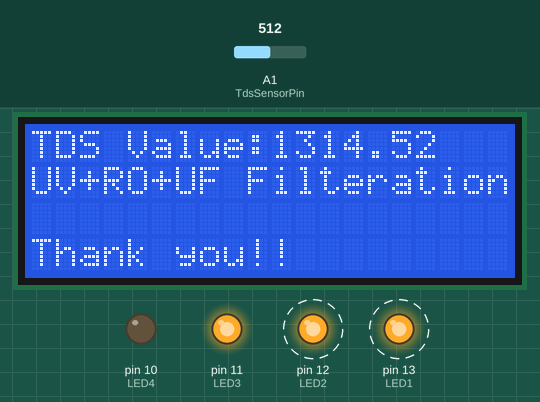
Simulated run of this sketch. Board: Arduino Uno, built with avr-gcc and run on an emulated ATmega328P. Shown: 20×4 character LCD, output pins drawn as LEDs (lit = HIGH). Dashed ring = blinking. Inputs (shaded band) come from the test bench; at power-on: A1 (TdsSensorPin) = 512. What the sketch prints to the serial monitor is not drawn.

Above: at 1.5 s.
1.6 s: A1 (TdsSensorPin) set to 306
At 3.2 s:
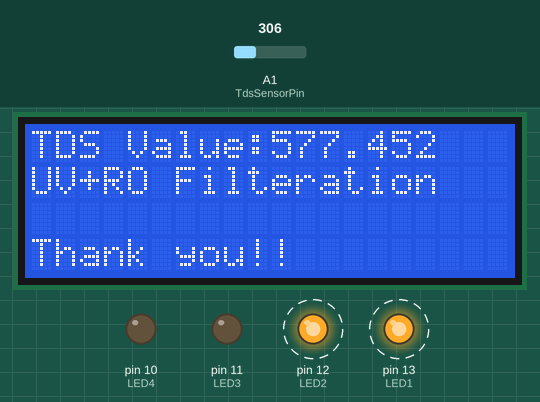
4.0 s: A1 (TdsSensorPin) set to 122
At 6.1 s:
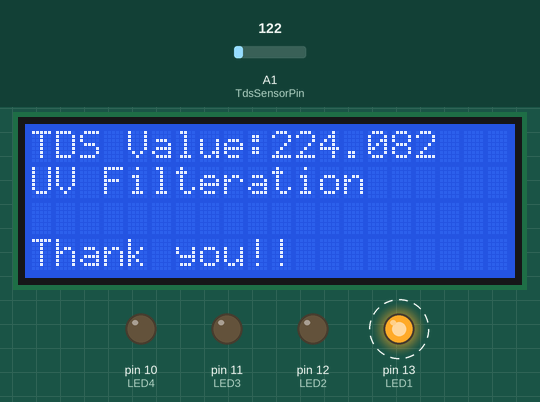
6.4 s: A1 (TdsSensorPin) set to 30
At 8.0 s:
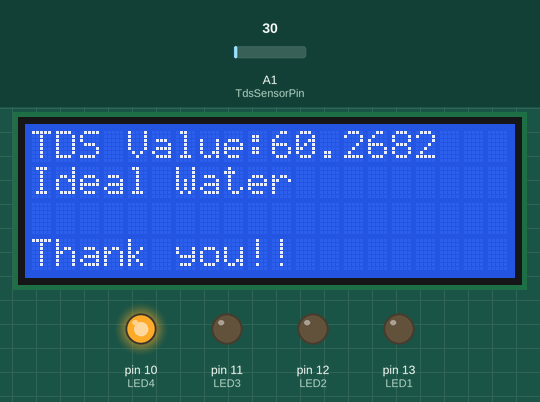
8.8 s: A1 (TdsSensorPin) set to 0
At 10.1 s:
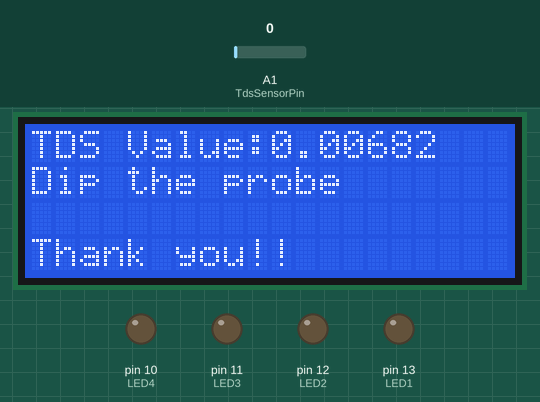
Timing chart, 0 to 11.8 s (numbered marks = the images above; inputs shaded):
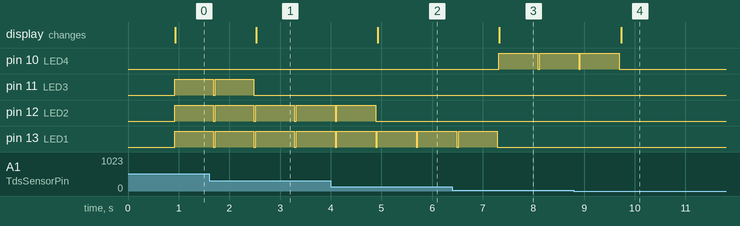

The sketch:

TDS.ino
```cpp
#include <LiquidCrystal_I2C.h> // Library for LCD
LiquidCrystal_I2C lcd(0x27, 20, 4); // I2C address 0x27, 16 column and 2 rows
#define TdsSensorPin A1
#define VREF 5.0      // analog reference voltage(Volt) of the ADC
#define SCOUNT  30           // sum of sample point
int analogBuffer[SCOUNT];    // store the analog value in the array, read from ADC
int analogBufferTemp[SCOUNT];
int analogBufferIndex = 0,copyIndex = 0;
float averageVoltage = 0,tdsValue = 0,temperature = 25;
#define LED1 13
#define LED2 12
#define LED3 11
#define LED4 10

void setup()
{
    Serial.begin(115200);
    pinMode(TdsSensorPin,INPUT);
    lcd.init(); // initialize the lcd
  lcd.backlight();
  pinMode(LED1, OUTPUT);
  pinMode(LED2, OUTPUT);
  pinMode(LED3, OUTPUT);
  pinMode(LED4, OUTPUT);
}

void loop()
{
   static unsigned long analogSampleTimepoint = millis();
   if(millis()-analogSampleTimepoint > 40U)     //every 40 milliseconds,read the analog value from the ADC
   {
     analogSampleTimepoint = millis();
     analogBuffer[analogBufferIndex] = analogRead(TdsSensorPin);    //read the analog value and store into the buffer
     analogBufferIndex++;
     if(analogBufferIndex == SCOUNT)
         analogBufferIndex = 0;
   }
   static unsigned long printTimepoint = millis();
   if(millis()-printTimepoint > 800U)
   {
      printTimepoint = millis();
      for(copyIndex=0;copyIndex<SCOUNT;copyIndex++)
        analogBufferTemp[copyIndex]= analogBuffer[copyIndex];
      averageVoltage = getMedianNum(analogBufferTemp,SCOUNT) * (float)VREF / 1024.0; // read the analog value more stable by the median filtering algorithm, and convert to voltage value
      float compensationCoefficient=1.0+0.02*(temperature-25.0);    //temperature compensation formula: fFinalResult(25^C) = fFinalResult(current)/(1.0+0.02*(fTP-25.0));
      float compensationVolatge=averageVoltage/compensationCoefficient;  //temperature compensation
      tdsValue=(133.42*compensationVolatge*compensationVolatge*compensationVolatge - 255.86*compensationVolatge*compensationVolatge + 857.39*compensationVolatge)*0.5; //convert voltage value to tds value
      //Serial.print("voltage:");
      //Serial.print(averageVoltage,2);
      //Serial.print("V   ");
      Serial.print("TDS Value:");
      Serial.print(tdsValue);
      Serial.println("ppm");


  lcd.setCursor(0, 0);
  lcd.print("TDS Value:");
  lcd.print(tdsValue);
  if(tdsValue < 10 && tdsValue >= 0){
    digitalWrite(LED1, LOW);
    digitalWrite(LED2, LOW);
    digitalWrite(LED3, LOW);
    digitalWrite(LED4, LOW);
    lcd.setCursor(0, 1);
    lcd.print("                    ");
    lcd.setCursor(0, 1);
    lcd.print("Dip the probe");
  }
  else if(tdsValue>10 && tdsValue<100){
    digitalWrite(LED1, LOW);
    digitalWrite(LED2, LOW);
    digitalWrite(LED3, LOW);
    digitalWrite(LED4, LOW);
    lcd.setCursor(0, 1);
    lcd.print("                    ");
    lcd.setCursor(0, 1);
    lcd.print("Ideal Water");
    digitalWrite(LED4, HIGH);
  }
  else if(tdsValue>100 && tdsValue<500){
    digitalWrite(LED1, LOW);
    digitalWrite(LED2, LOW);
    digitalWrite(LED3, LOW);
    digitalWrite(LED4, LOW);
    lcd.setCursor(0, 1);
    lcd.print("                    ");
    lcd.setCursor(0, 1);
    lcd.print("UV Filteration");
    digitalWrite(LED1, HIGH);
  }
  else if(tdsValue>500 && tdsValue<900){
    digitalWrite(LED1, LOW);
    digitalWrite(LED2, LOW);
    digitalWrite(LED3, LOW);
    digitalWrite(LED4, LOW);
    lcd.setCursor(0, 1);
    lcd.print("                    ");
    lcd.setCursor(0, 1);
    lcd.print("UV+RO Filteration");
    digitalWrite(LED1, HIGH);
    digitalWrite(LED2, HIGH);
  }
  else if(tdsValue>900){
    digitalWrite(LED1, LOW);
    digitalWrite(LED2, LOW);
    digitalWrite(LED3, LOW);
    digitalWrite(LED4, LOW);
    lcd.setCursor(0, 1);
    lcd.print("                    ");
    lcd.setCursor(0, 1);
    lcd.print("UV+RO+UF Filteration");
    digitalWrite(LED1, HIGH);
    digitalWrite(LED2, HIGH);
    digitalWrite(LED3, HIGH);
  }
  lcd.setCursor(0, 3);
  lcd.print("Thank you!!");
   }
}
int getMedianNum(int bArray[], int iFilterLen)
{
      int bTab[iFilterLen];
      for (byte i = 0; i<iFilterLen; i++)
      bTab[i] = bArray[i];
      int i, j, bTemp;
      for (j = 0; j < iFilterLen - 1; j++)
      {
      for (i = 0; i < iFilterLen - j - 1; i++)
          {
        if (bTab[i] > bTab[i + 1])
            {
        bTemp = bTab[i];
            bTab[i] = bTab[i + 1];
        bTab[i + 1] = bTemp;
         }
      }
      }
      if ((iFilterLen & 1) > 0)
    bTemp = bTab[(iFilterLen - 1) / 2];
      else
    bTemp = (bTab[iFilterLen / 2] + bTab[iFilterLen / 2 - 1]) / 2;
      return bTemp;
}
```

Measured:
- after the input at 1.6 s, pin 11 (LED3): goes on until 2.5 s, then stays LOW; the display: changes after 0.93 s (image 1)
- after the input at 4.0 s, pin 12 (LED2): goes on until 4.9 s, then stays LOW; the display: changes after 0.93 s (image 2)
- after the input at 6.4 s, pin 10 (LED4): LOW → HIGH after 0.92 s, → LOW 0.77 s later, → HIGH 0.03 s later; pin 13 (LED1): goes on until 7.3 s, then stays LOW; the display: changes after 0.93 s (image 3)
- after the input at 8.8 s, pin 10 (LED4): goes on until 9.7 s, then stays LOW; the display: changes after 0.94 s (image 4)
- by itself, pin 12 (LED2): alternates HIGH for 0.76 s and LOW for 0.04 s
- by itself, pin 13 (LED1): alternates HIGH for 0.77 s and LOW for 0.03 s
